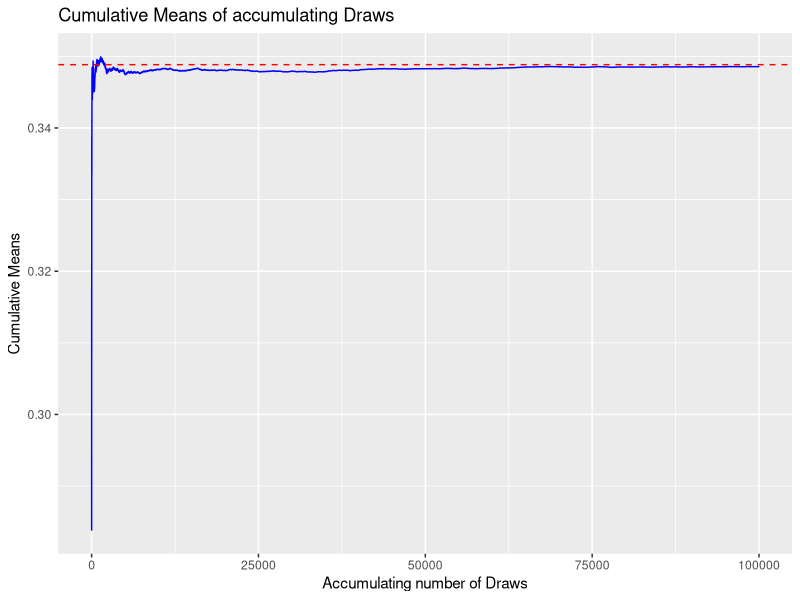
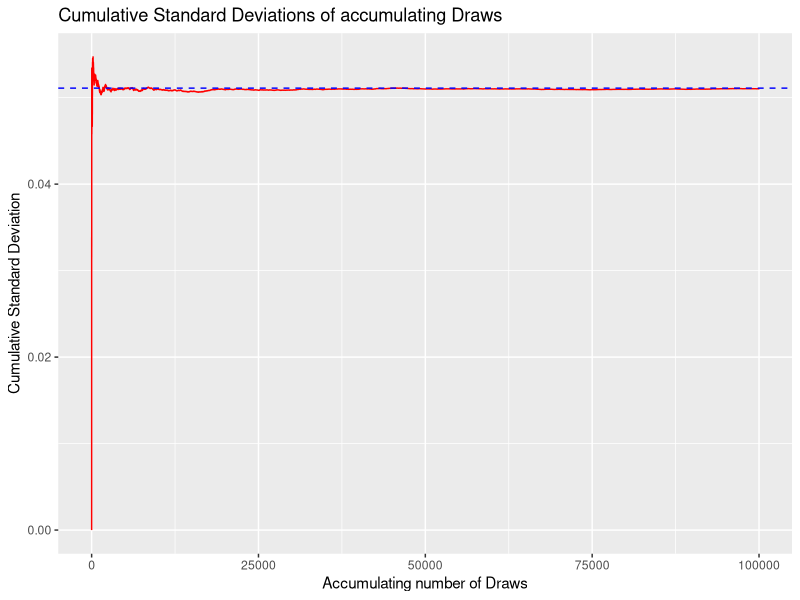

These figures' R source, in order:
## ---- chunk 1
knitr::opts_chunk$set(echo = TRUE)
## ---- chunk 2
library(ggplot2)
## ---- chunk 3
s <- 22
n <- 70
f <- n-s
nDraws <- 100000
alpha_0 <- 8
beta_0 <- 8

post_alpha <- alpha_0 + s
post_beta <- beta_0 + f

# rbeta drawing
samples <- rbeta(nDraws, post_alpha, post_beta)

# true values of mean and sd
mean_true <- post_alpha/(post_alpha + post_beta)
sd_true <- sqrt((post_alpha*post_beta)/((post_alpha+post_beta+1)*(post_alpha+post_beta)^2))

# sample means based on accumulating number of drawn values
cumu_mean <- cumsum(samples)/(1:nDraws)
cumu_sd <- sqrt(cumsum((samples - cumu_mean)^2) / (1:nDraws))

plot_data <- data.frame(
  Draw = 1:nDraws,
  Mean = cumu_mean,
  SD = cumu_sd
)

# Mean plot
ggplot(plot_data, aes(x = Draw)) +
  geom_line(aes(y = Mean), color = "blue") +
  # true mean line
  geom_hline(yintercept = mean_true, color = "red", linetype = "dashed") +
  ggtitle("Cumulative Means of accumulating Draws") +
  xlab("Accumulating number of Draws") +
  ylab("Cumulative Means")

# SD plot
ggplot(plot_data, aes(x = Draw)) +
  geom_line(aes(y = SD), color = "red") +
  # true standard deviation line
  geom_hline(yintercept = sd_true, color = "blue", linetype = "dashed") +
  ggtitle("Cumulative Standard Deviations of accumulating Draws") +
  xlab("Accumulating number of Draws") +
  ylab("Cumulative Standard Deviation")

## ---- chunk 4

## ---- chunk 5

## ---- chunk 6

## ---- chunk 7

## ---- chunk 8

## ---- chunk 9

## ---- chunk 10

## ---- chunk 11
